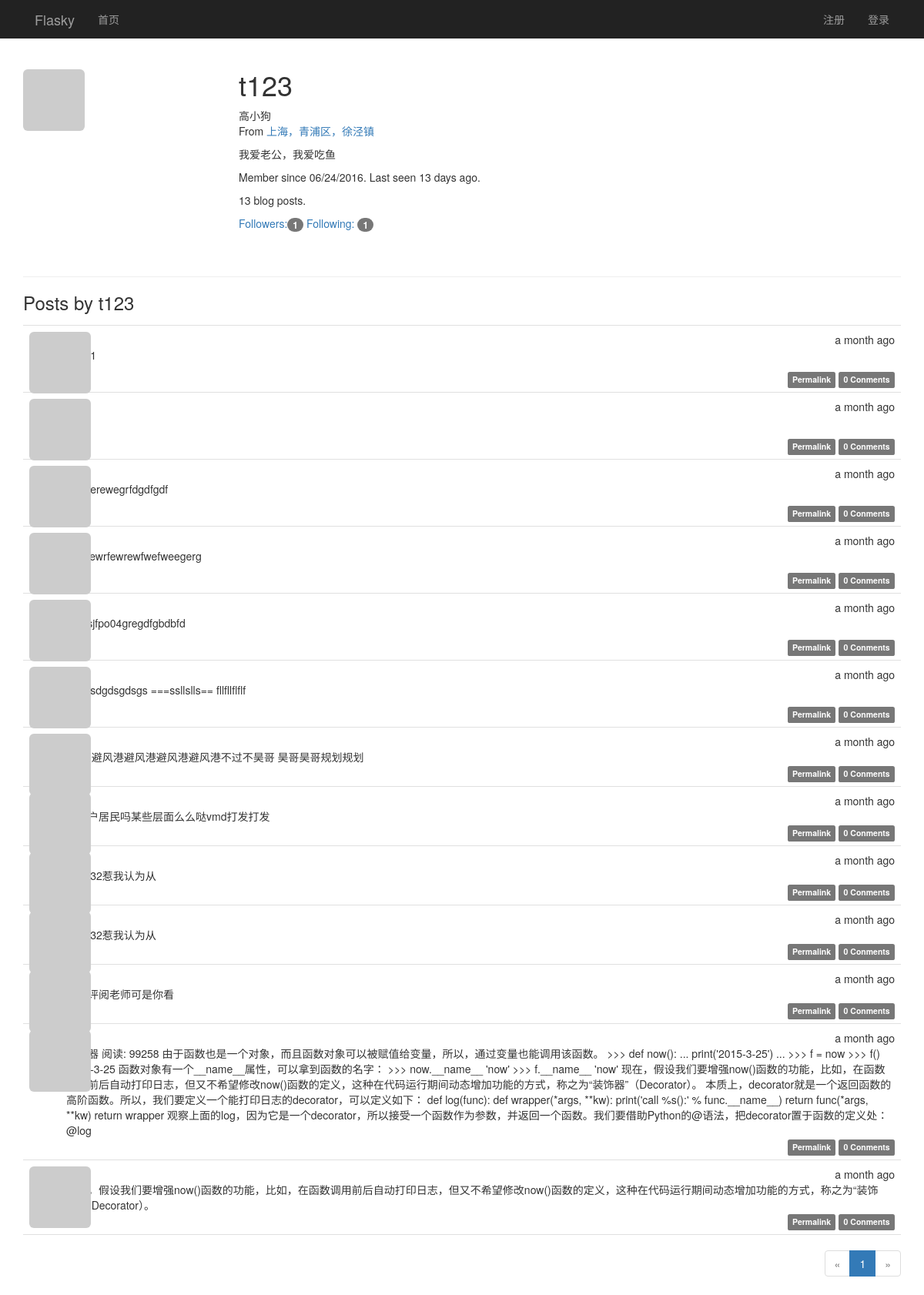
The page /user/t123 on the database as committed earlier.
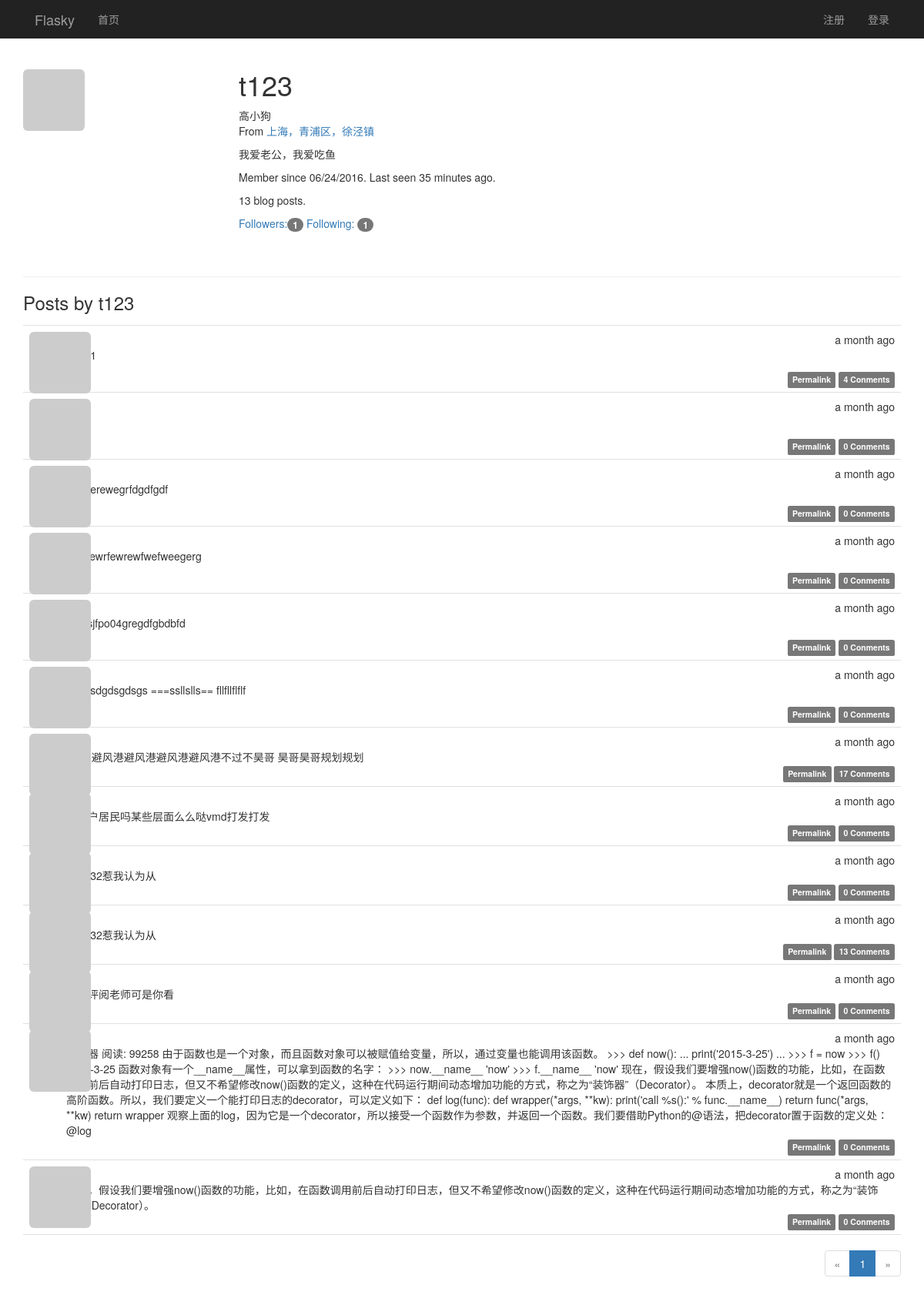
The same page on the database as committed later.
### app/models.py (models this page shows, shortened)
class User(UserMixin, db.Model):
    __tablename__ = 'users'
    id = db.Column(db.Integer, primary_key=True)
    email = db.Column(db.String(64), unique=True, index=True)
    username = db.Column(db.String(64), unique=True, index=True)
    password_hash = db.Column(db.String(128))
    confirmed = db.Column(db.Boolean, default=False)
    role_id = db.Column(db.Integer, db.ForeignKey('roles.id'))
    name = db.Column(db.String(64))
    location = db.Column(db.String(64))
    about_me = db.Column(db.TEXT())
    member_since = db.Column(db.DateTime(), default=datetime.utcnow)
    last_seen = db.Column(db.DateTime(), default=datetime.utcnow)
    avatar_hash = db.Column(db.String(32))
    ''' 查询用户写的文章,SQL:
    SELECT
        posts.id AS posts_id,
        posts.body AS posts_body,
        posts.body_html AS posts_body_html,
        posts.timestamp AS posts_timestamp,
        posts.author_id AS posts_author_id
    FROM
        posts
    WHERE
        posts.author_id = 2
    '''
    posts = db.relationship('Post', backref='author', lazy='dynamic')
    """follower_id表示关注者， followed_id表示被关注者
        查询被关注者，select * from follows  LEFT JOIN users on follower_id = id where follower_id=2
    SELECT
        follows.follower_id AS follows_follower_id,
        follows.followed_id AS follows_followed_id,
        follows.timestamp AS follows_timestamp,
        users_1.id AS users_1_id,
        users_1.email AS users_1_email,
        users_1.username AS users_1_username,
        users_1.password_hash AS users_1_password_hash,
        users_1.confirmed AS users_1_confirmed,
        users_1.role_id AS users_1_role_id,
        users_1.name AS users_1_name,
        users_1.location AS users_1_location,
        users_1.about_me AS users_1_about_me,
        users_1.member_since AS users_1_member_since,
        users_1.last_seen AS users_1_last_seen,
        users_1.avatar_hash AS users_1_avatar_hash,
        users_2.id AS users_2_id,
        users_2.email AS users_2_email,
        users_2.username AS users_2_username,
        users_2.password_hash AS users_2_password_hash,
        users_2.confirmed AS users_2_confirmed,
        users_2.role_id AS users_2_role_id,
        users_2.name AS users_2_name,
        users_2.location AS users_2_location,
        users_2.about_me AS users_2_about_me,
        users_2.member_since AS users_2_member_since,
        users_2.last_seen AS users_2_last_seen,
        users_2.avatar_hash AS users_2_avatar_hash
    FROM
        follows
    LEFT OUTER JOIN users AS users_1 ON users_1.id = follows.follower_id
    LEFT OUTER JOIN users AS users_2 ON users_2.id = follows.followed_id
    WHERE
        follows.follower_id = 2;
    """
    followed = db.relationship('Follow', foreign_keys=[Follow.follower_id],
                               backref=db.backref('follower', lazy='joined'),
                               lazy='dynamic',
                               cascade='all, delete-orphan')
    """ 查询关注者， select * from follows  LEFT JOIN users on followed_id = id where followed_id=3
        users_1：关注者表
        users_2：被关注者表
    SELECT
        follows.follower_id AS follows_follower_id,
        follows.followed_id AS follows_followed_id,
        follows.timestamp AS follows_timestamp,
        users_1.id AS users_1_id,
        users_1.email AS users_1_email,
        users_1.username AS users_1_username,
        users_1.password_hash AS users_1_password_hash,
        users_1.confirmed AS users_1_confirmed,
        users_1.role_id AS users_1_role_id,
        users_1.name AS users_1_name,
        users_1.location AS users_1_location,
        users_1.about_me AS users_1_about_me,
        users_1.member_since AS users_1_member_since,
        users_1.last_seen AS users_1_last_seen,
        users_1.avatar_hash AS users_1_avatar_hash,
        users_2.id AS users_2_id,
        users_2.email AS users_2_email,
        users_2.username AS users_2_username,
        users_2.password_hash AS users_2_password_hash,
        users_2.confirmed AS users_2_confirmed,
        users_2.role_id AS users_2_role_id,
        users_2.name AS users_2_name,
        users_2.location AS users_2_location,
        users_2.about_me AS users_2_about_me,
        users_2.member_since AS users_2_member_since,
        users_2.last_seen AS users_2_last_seen,
        users_2.avatar_hash AS users_2_avatar_hash
    FROM
        follows
    LEFT OUTER JOIN users AS users_1 ON users_1.id = follows.follower_id
    LEFT OUTER JOIN users AS users_2 ON users_2.id = follows.followed_id
    WHERE
        follows.followed_id = 7;
    """
    followers = db.relationship('Follow', foreign_keys=[Follow.followed_id],
                                backref=db.backref('followed', lazy='joined'),
                                lazy='dynamic',
                                cascade='all, delete-orphan')
    comments = db.relationship('Comment', backref='author', lazy='dynamic')
    @property
    def password(self):
        raise AttributeError('password is not a readable attribute')
    def gravatar(self, size=100, default='identicon', rating='g'):
        if request.is_secure:
            url = 'https://secure.gravatar.com/avatar'
        else:
            url = 'http://s.gravatar.com/avatar'
        email_hash = self.avatar_hash or hashlib.md5(self.email.encode('utf-8')).hexdigest()
        return '{url}/{hash}?s={size}&d={default}&r={rating}'.format(
            url=url, hash=email_hash, size=size, default=default, rating=rating)

class Post(db.Model):
    __tablename__ = 'posts'
    id = db.Column(db.Integer, primary_key=True)
    body = db.Column(db.Text)
    body_html = db.Column(db.Text)
    timestamp = db.Column(db.DateTime, index=True, default=datetime.utcnow)
    author_id = db.Column(db.Integer, db.ForeignKey('users.id'))
    comments = db.relationship('Comment', backref='post', lazy='dynamic')

### app/main/views.py (the view)
@main.route('/user/<username>')
def user(username):
    user_name = User.query.filter_by(username=username).first_or_404()
    page = request.args.get('page', 1, type=int)
    pagination = user_name.posts.order_by(Post.timestamp.desc()).paginate(page, per_page=current_app.config[
        'FLASK_POSTS_PER_PAGE'], error_out=False)
    posts = pagination.items
    return render_template('user.html', user=user_name, posts=posts, pagination=pagination)

### app/auth/views.py (called while the page is built)
@auth.before_app_request
def before_request():
    if current_user.is_authenticated:
        current_user.ping()
        if not current_user.confirmed \
                and request.endpoint[:5] != 'auth.' \
                and request.endpoint != 'static':
            return redirect(url_for('auth.unconfirmed'))

### app/main/__init__.py (called while the page is built)
@main.app_context_processor
def inject_permissions():
    return dict(Permission=Permission)

### app/models.py (called while the page is built)
    def can(self, permissions):
        return False

    def is_administrator(self):
        return False

### app/templates/user.html (shortened to what this page needs)
{% extends "base.html" %}
{% import "_marcros.html" as macros %}
{% block page_content %}
<div class="page-header" xmlns="http://www.w3.org/1999/html">
    <img class="img-rounded profile-thumbnail" src="{{ user.gravatar(size=256) }}">
    <div class="profile-header">
        <h1>{{ user.username }}</h1>
        {% if user.name or user.location %}
        <p>
            {% if user.name %}{{ user.name }}<br>{% endif %}
            {% if user.location %}
                From <a href="http://maps.google.com/?q={{ user.location }}">
                    {{ user.location }}
                </a><br>
            {% endif %}
        </p>
        {% endif %}
        {%  if user.about_me %}<p>{{ user.about_me }}</p>{% endif %}
        <p>
            Member since {{ moment(user.member_since).format('L') }}.
            Last seen {{ moment(user.last_seen).fromNow() }}.
        </p>
        <p>{{ user.posts.count() }} blog posts.</p>
        <p>
        <a href="{{ url_for('.followers', username=user.username) }}">
            Followers:<span class="badge">{{ user.followers.count() - 1 }}</span>
        </a>
        <a href="{{ url_for('.followed_by', username=user.username) }}">
            Following: <span class="badge">{{ user.followed.count() - 1 }}
        </span>
        </a>
        </p>
    </div>
</div>
    <h3>Posts by {{ user.username }}</h3>
    {% include '_posts.html' %}
<div class="pagination">
    {{ macros.pagination_widget(pagination, '.user', username=user.username) }}
</div>
{% endblock %}

### app/templates/base.html (shortened to what this page needs)
{% extends "bootstrap/base.html" %}
{% block head %}
{{ super() }}
<link rel="stylesheet" type="text/css" href="{{ url_for('static', filename='styles.css') }}">
{% endblock %}
{% block navbar %}
<div class="nvrbar navbar-inverse" role="navigation" >
    <div class="container">
        <div class="navbar-header">
            <a class="navbar-brand" href="{{ url_for('main.index') }}">Flasky</a>
        </div>
        <div class="navbar-collapse collpase">
            <ul class="nav  navbar-nav">
                <li><a href="{{ url_for('main.index') }}">首页</a></li>
            </ul>
            <ul class="nav navbar-nav navbar-right">
                {% if current_user.is_authenticated %}
                <li>
                    <a href="{{ url_for('main.user', username=current_user.username) }}">
                        <img src="{{ current_user.gravatar(size=18) }}">
                        {{ current_user.username }}</a>
                </li>
                <li class="dropdown">
                    <a href="#" class="dropdown-toggle" data-toggle="dropdown">账户 <b class="caret"></b></a>
                    <ul class="dropdown-menu">
                        <li><a href="{{ url_for('auth.change_password') }}">修改密码</a></li>
                        <li><a href="{{ url_for('main.user', username=current_user.username) }}">设置</a></li>
                        <li class="divider"></li>
                        <li><a href="{{ url_for('auth.logout') }}">注销</a></li>
                    </ul>
                </li>
                {% else %}
                <li><a href="{{ url_for('auth.register') }}">注册</a></li>
                <li><a href="{{ url_for('auth.login') }}">登录</a> </li>
                {% endif %}
            </ul>
        </div>
     </div>
</div>
{% endblock %}
{% block content %}
<div class="container">
    {% block page_content %}{% endblock %}
</div>
{% endblock %}

### app/templates/_marcros.html
{% macro pagination_widget(pagination, endpoint, fragment='') %}
<ul class="pagination">
    <li {% if not pagination.has_prev %} class="disabled" {% endif %}>
        <a href="{% if pagination.has_prev %}{{ url_for(endpoint, page=pagination.prev_num, **kwargs) }}{{ fragment }}{% else %}#{% endif %}">
        &laquo;
        </a>
    </li>
    {% for p in pagination.iter_pages() %}
        {% if p %}
            {% if p == pagination.pages %}
            <li {% if p == pagination.page %} class="active" {% endif %}>
                <a href="{{ url_for(endpoint, page=p, **kwargs) }}{{ fragment }}">{{ p }}</a>
            </li>
            {% else %}
            <li {% if p == pagination.page %} class="active" {% endif %}>
                <a href="{{ url_for(endpoint, page=p, **kwargs) }}{{ fragment }}">{{ p }}</a>
            </li>
            {% endif %}
        {% else %}
        <li class="disabled"><a href="#">&hellip;</a></li>
        {% endif %}
    {% endfor %}
    <li{% if not pagination.has_next %} class="disabled"{% endif %}>
        <a href="{% if pagination.has_next %}{{ url_for(endpoint,
            page=pagination.next_num, **kwargs) }}{{ fragment }}{% else %}#{% endif %}">
            &raquo;
        </a>
    </li>
</ul>
{% endmacro %}

### app/templates/_posts.html (shortened to what this page needs)
<ul class="posts">
    {% for post in posts %}
    <li class="post">
        <div class="post-thumbnail">
            <a href="{{ url_for('.user', username=post.author.username) }}">
                <img class="img-rounded profile-thumbnail"
                     src="{{ post.author.gravatar(size=40) }}">
            </a>
        </div>
        <div class="post-content">
            <div class="post-date">{{ moment(post.timestamp).fromNow() }}</div>
            <div class="post-author">
                <a href="{{ url_for('.user', username=post.author.username) }}">
                </a>
            </div>
            <div class="post-body">
                {% if post.body_html %}
                    {{ post.body_html | safe }}
                {% else %}
                    {{ post.body }}
                {% endif %}
            </div>
            <div class="post-footer">
                <a href="{{ url_for('.post', post_id=post.id) }}">
                    <span class="label label-default">Permalink</span>
                </a>
                <a href="{{ url_for('.post', post_id=post.id) }}#comments">
                    <span class="label label-default">
                        {{ post.comments.count() }} Conments
                    </span>
                </a>
            </div>
        </div>
    </li>
    {% endfor %}
</ul>

### app/static/styles.css (style rules this page uses)
.profile-thumbnail { position: absolute; }
.profile-header { min-height: 260px; margin-left: 280px; }
ul.posts { list-style-type: none; padding: 0px; margin: 16px 0px 0px 0px; border-top: 1px solid #e0e0e0; }
ul.posts li.post { padding: 8px; border-bottom: 1px solid #e0e0e0; }
div.post-date { float: right; }
div.post-author { font-weight: bold; }
div.post-thumbnail { position: absolute; }
div.post-content { margin-left: 48px; min-height: 48px; }
div.post-footer { text-align: right; }
div.pagination { width: 100%; text-align: right; padding: 0px; margin: 0px; }

Rows that differ between the two databases and show on the page:
changed User "高小狗": last_seen "13 days ago" → "35 minutes ago"
computed for Post (number 1 of 13 on the later page): comments.count "0" → "4"
computed for Post "r恶搞避风港避风港避风港避风港不过不昊哥 昊哥昊哥规划规划": comments.count "0" → "17"
computed for Post (number 10 of 13 on the later page): comments.count "0" → "13"
